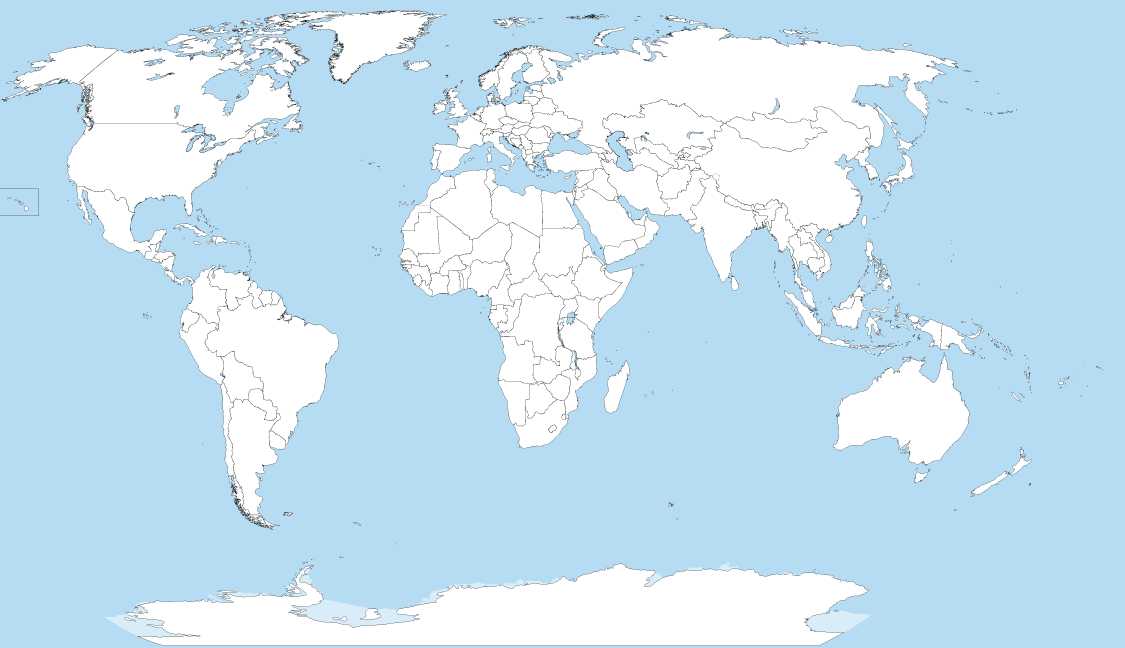
#> input picture Images/BaseMap.png, 4500 x 2592 px (shown at 1/4 size)
$ python test.py
#> lines starting #> are read from the running program, lines starting #| are printed output that depends on the picture; long printed decimals are rounded
# -*- coding: utf-8 -*-
"""
Created on Mon Jan 10 19:02:15 2022

@author: Andrew
"""

import numpy as np
from matplotlib import image
from matplotlib import pyplot as plt


'''
# PIL version
from PIL import Image
# Import the world map image and display it
image = Image.open('Images/BaseMap.png')

print('Image size: {}'.format(image.size))

image.show() # displays the image in a seperate window
'''

# load the image in via pyplot
image = image.imread('Images/BaseMap.png') # this is an np array already
#> image is the input picture: shape (2592, 4500, 4) float32; mean R, G, B, A 0.701, 0.941, 0.985, 1
plt.imshow(image)
plt.show()

imdata = image[:,:,0:3]


# get all the unique colours from the image
uniqueColours = np.array([0, 0,0])
for y in imdata:
    colours_in_row = np.unique(y,axis=0)
    uniqueColours = np.unique(np.vstack((uniqueColours,colours_in_row)),axis=0)
#> this loop made 2592 passes
#> uniqueColours on passes 1 to 3: [[0, 0, 0], [0.714, 0.863, 0.957]], [[0, 0, 0], [0.714, 0.863, 0.957]], [[0, 0, 0], [0.714, 0.863, 0.957]]
#> after the loop, uniqueColours = [[0, 0, 0], [0.00392, 0.00392, 0.00784], [0.00392, 0.0314, 0.0353], [0.00392, 0.0706, 0.0784], [0.00392, 0.176, 0.192], [0.0196, 0.0275, 0.0314], [0.098, 0.098, 0.098], [0.529, 0.812, 0.835], [0.714, 0.863, 0.957], [0.851, 0.929, 0.976], [1, 1, 1]]

print(uniqueColours)
#| [[0.         0.         0.        ]
#|  [0.003922 0.003922 0.007843]
#|  [0.003922 0.03137 0.03529]
#|  [0.003922 0.07059 0.07843]
#|  [0.003922 0.1765 0.1922]
#|  [0.01961 0.02745 0.03137]
#|  [0.09804 0.09804 0.09804]
#|  [0.5294 0.8118 0.8353]
#|  [0.7137 0.8627 0.9569]
#|  [0.851  0.9294 0.9765]
#|  [1.         1.         1.        ]]

# turn unique colours into image
dims = np.shape(uniqueColours)
#> dims = (11, 3)
newImg = np.ones((50,10*dims[0],4))

for i,c in enumerate(uniqueColours):
    for j in range(10):
        newImg[:,10*i + j,0:3] = c
#> this loop made 11 passes
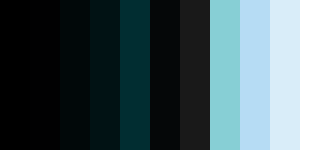
#> newImg: shape (50, 110, 4) float64 (shown 3 times larger); mean of channels 0, 1, 2, 3 0.293, 0.365, 0.383, 1; drawn as R, G, B

newImg = np.float32(newImg)

plt.imshow(newImg)
plt.show()


image[0:50,0:110,0:4] = newImg
plt.imshow(imdata)
plt.show()
